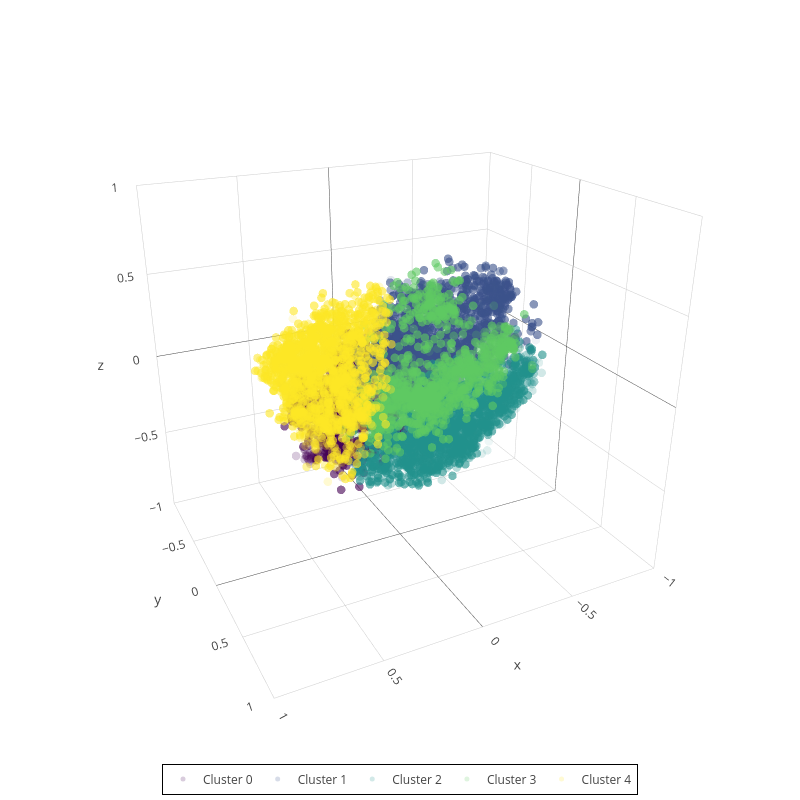

Here is the notebook cell this chart was saved with:
### Code cell
import plotly.graph_objs as go
from plotly.subplots import make_subplots
import matplotlib.colors as mcolors  # To convert colors to hex

colors = [
    mcolors.rgb2hex(cm.viridis(i)) for i in np.linspace(0, 1, len(unique_cluster_ids))
]

fig = make_subplots(rows=1, cols=1, specs=[[{"type": "scatter3d"}]])


# Convert index to row and column in a 2x2 grid
row, col = divmod(0, 1)

# Create traces for each cluster
for i, cluster_id in enumerate(unique_cluster_ids):
    mask = kmeans_txtimg_labels == cluster_id
    fig.add_trace(
        go.Scatter3d(
            x=pca_img_3d_results[mask, 0],  # PC1
            y=pca_img_3d_results[mask, 1],  # PC2
            z=pca_img_3d_results[mask, 2],  # PC3
            mode="markers",
            marker=dict(size=5, color=colors[i], opacity=0.075),
            name=f"Cluster {cluster_id}",
        ),
        row=row + 1,
        col=col + 1,
    )

# Step 5: Set titles and layout
fig.update_layout(
    height=800,
    width=800,
    template="none",
    margin=dict(t=5, r=20, b=10, l=20),
    scene=dict(
        xaxis=dict(range=[-1, 1]),
        yaxis=dict(range=[-1, 1]),
        zaxis=dict(range=[-1, 1]),
        camera_eye=dict(x=1, y=2, z=1),
    ),
)

fig.update_layout(
    legend=dict(
        x=0.5,  # Center the legend horizontally
        y=-0.01,  # Place the legend below the plot
        xanchor="center",  # Align legend horizontally by its center
        yanchor="top",  # Align legend vertically by its top
        orientation="h",  # Arrange legend items horizontally
        bgcolor="rgba(255, 255, 255, 0.7)",  # Optional: Add a semi-transparent background
        bordercolor="black",  # Optional: Add a border
        borderwidth=1,  # Optional: Set border width
    )
)

# Step 6: Show plot
fig.show()
fig.write_image(os.path.join(output_dir, "3d_embedding_txtimg.png"))

### Figure 1 — Plotly figure (JSON) as saved in the notebook; plotly's stock layout.template omitted (floating-point values rounded to 4 significant figures; data arrays with more than 128 entries replaced by an {"elided": "..."} marker saying what was removed)
{"data": [{"marker": {"color": "#440154", "opacity": 0.075, "size": 5}, "mode": "markers", "name": "Cluster 0", "scene": "scene", "type": "scatter3d", "x": {"elided": "10899 float values"}, "y": {"elided": "10899 float values"}, "z": {"elided": "10899 float values"}}, {"marker": {"color": "#3b528b", "opacity": 0.075, "size": 5}, "mode": "markers", "name": "Cluster 1", "scene": "scene", "type": "scatter3d", "x": {"elided": "17037 float values"}, "y": {"elided": "17037 float values"}, "z": {"elided": "17037 float values"}}, {"marker": {"color": "#21918c", "opacity": 0.075, "size": 5}, "mode": "markers", "name": "Cluster 2", "scene": "scene", "type": "scatter3d", "x": {"elided": "14892 float values"}, "y": {"elided": "14892 float values"}, "z": {"elided": "14892 float values"}}, {"marker": {"color": "#5ec962", "opacity": 0.075, "size": 5}, "mode": "markers", "name": "Cluster 3", "scene": "scene", "type": "scatter3d", "x": {"elided": "11069 float values"}, "y": {"elided": "11069 float values"}, "z": {"elided": "11069 float values"}}, {"marker": {"color": "#fde725", "opacity": 0.075, "size": 5}, "mode": "markers", "name": "Cluster 4", "scene": "scene", "type": "scatter3d", "x": {"elided": "14869 float values"}, "y": {"elided": "14869 float values"}, "z": {"elided": "14869 float values"}}], "layout": {"height": 800, "legend": {"bgcolor": "rgba(255, 255, 255, 0.7)", "bordercolor": "black", "borderwidth": 1, "orientation": "h", "x": 0.5, "xanchor": "center", "y": -0.01, "yanchor": "top"}, "margin": {"b": 10, "l": 20, "r": 20, "t": 5}, "scene": {"camera": {"eye": {"x": 1, "y": 2, "z": 1}}, "domain": {"x": [0.0, 1.0], "y": [0.0, 1.0]}, "xaxis": {"range": [-1, 1]}, "yaxis": {"range": [-1, 1]}, "zaxis": {"range": [-1, 1]}}, "width": 800}}
